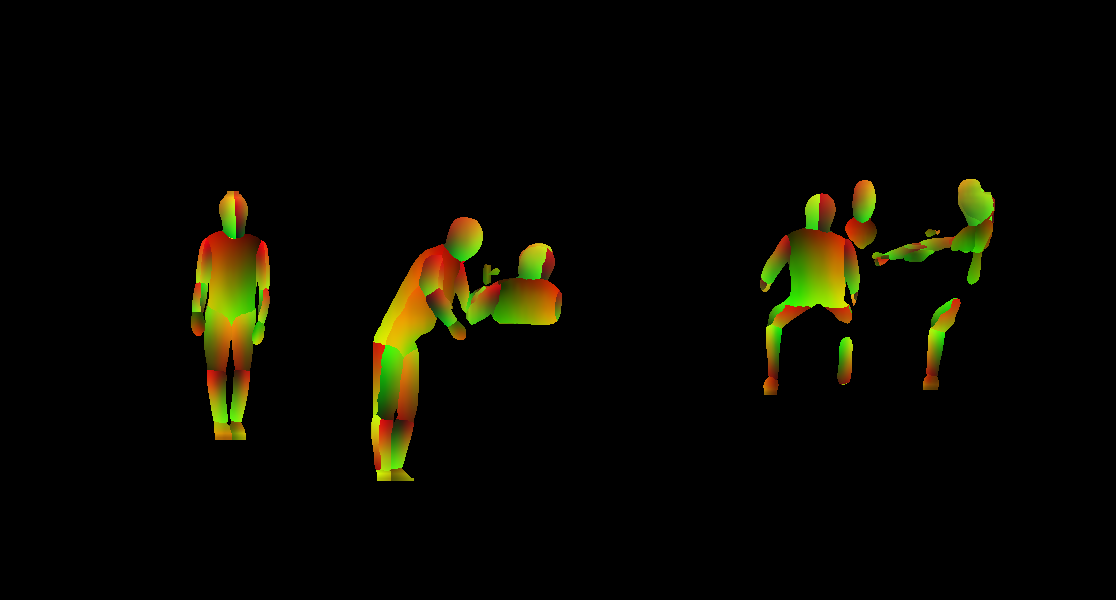
#> input picture DensePoseData/infer_out/demo_im_IUV.png, 1116 x 600 px, given in place of texture_from_SURREAL.png, which was not available
$ jupyter execute --allow-errors DensePose-RCNN-Texture-Transfer.ipynb   (text cells are left out)
#> lines starting #> are read from the running program, lines starting #| are printed output that depends on the picture; pictures that were not available may be replaced by others from this repository, and a replacement may not be noted
[cell 1]
import numpy
import cv2
import matplotlib.pyplot as plt
import numpy as np
#
fig = plt.figure(figsize=[8,8])
Tex_Atlas = cv2.imread('../DensePoseData/demo_data/texture_from_SURREAL.png')[:,:,::-1]/255.
plt.imshow(Tex_Atlas.transpose([1,0,2]));plt.axis('off'); plt.show()
#> after `plt.imshow(Tex_Atlas.transpose([1, 0, 2]))`:
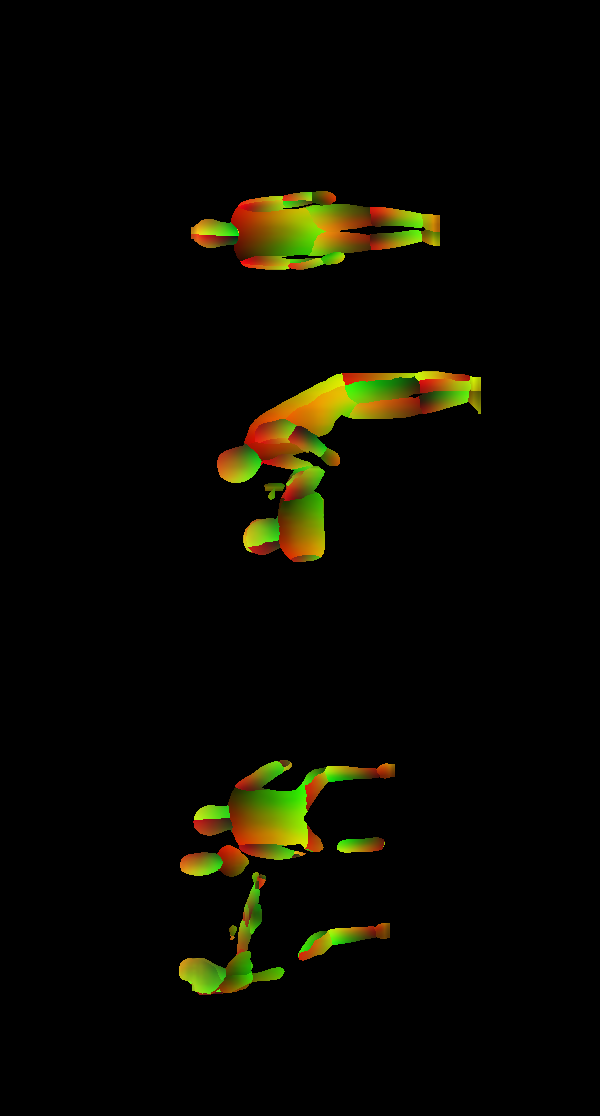
#> shown: shape (1116, 600, 3) float64; mean R, G, B 0.0354, 0.0328, 0.00266
#
TextureIm  = np.zeros([24,200,200,3]);
#
#> (the rest of this cell did not finish here and is left out)

[cell 2]
fig = plt.figure(figsize=[8,8])
Tex_Atlas = cv2.imread('../DensePoseData/demo_data/texture_atlas_200.png')[:,:,::-1]
plt.imshow(Tex_Atlas.transpose([1,0,2]));plt.axis('off'); plt.show()
#> further down, IUV is the input picture: shape (600, 1116, 3); mean B, G, R 0.7, 8.4, 9

[cell 3]
def TransferTexture(TextureIm,im,IUV):
    U = IUV[:,:,1]
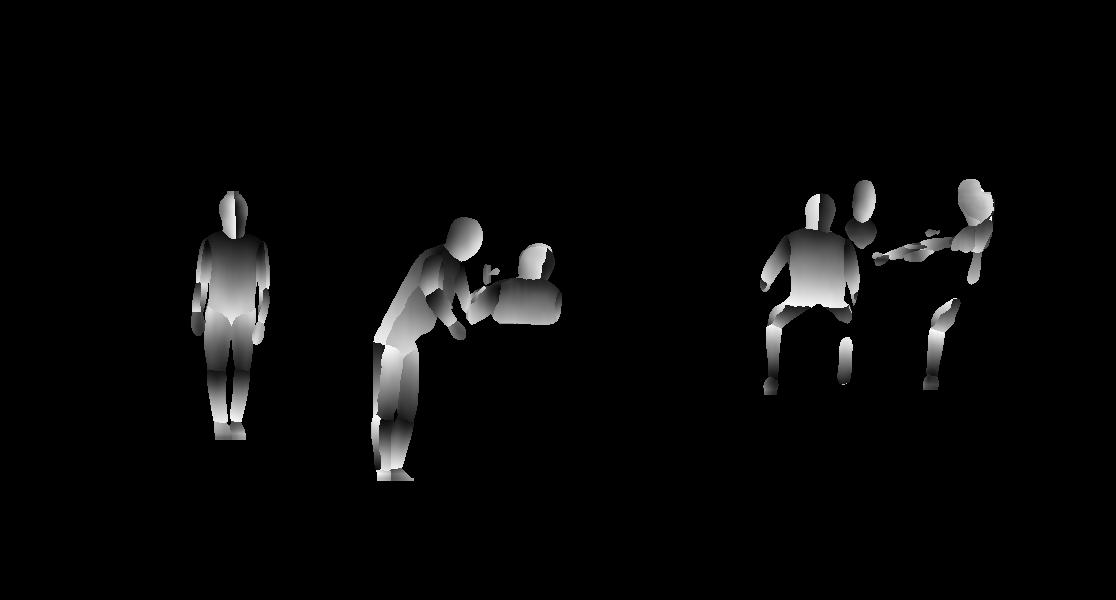
#> U: shape (600, 1116); min 0, max 252, mean 8.4
    V = IUV[:,:,2]
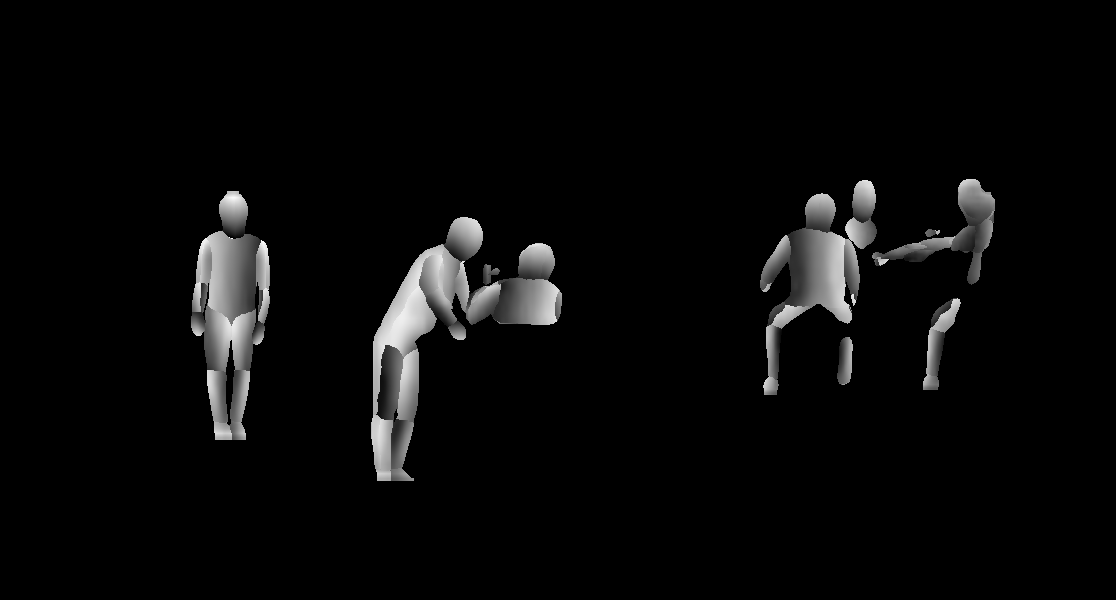
#> V: shape (600, 1116); min 0, max 255, mean 9
    #
    R_im = np.zeros(U.shape)
    G_im = np.zeros(U.shape)
    B_im = np.zeros(U.shape)
    ###
    for PartInd in xrange(1,25):    ## Set to xrange(1,23) to ignore the face part.
        tex = TextureIm[PartInd-1,:,:,:].squeeze() # get texture for each part.
        #####
        R = tex[:,:,0]
        G = tex[:,:,1]
        B = tex[:,:,2]
        ###############
        x,y = np.where(IUV[:,:,0]==PartInd)
        u_current_points = U[x,y]   #  Pixels that belong to this specific part.
        v_current_points = V[x,y]
        ##
        r_current_points = R[((255-v_current_points)*199./255.).astype(int),(u_current_points*199./255.).astype(int)]*255
        g_current_points = G[((255-v_current_points)*199./255.).astype(int),(u_current_points*199./255.).astype(int)]*255
        b_current_points = B[((255-v_current_points)*199./255.).astype(int),(u_current_points*199./255.).astype(int)]*255
        ##  Get the RGB values from the texture images.
        R_im[IUV[:,:,0]==PartInd] = r_current_points
        G_im[IUV[:,:,0]==PartInd] = g_current_points
        B_im[IUV[:,:,0]==PartInd] = b_current_points
#> B_im: shape (600, 1116) float64; every value is 0
    generated_image = np.concatenate((B_im[:,:,np.newaxis],G_im[:,:,np.newaxis],R_im[:,:,np.newaxis]), axis =2 ).astype(np.uint8)
#> generated_image: shape (600, 1116, 3); every value is 0
    BG_MASK = generated_image==0
#> BG_MASK: shape (600, 1116, 3) bool; every value is 1
    generated_image[BG_MASK] = im[BG_MASK]  ## Set the BG as the old image.
    return generated_image

[cell 4]
IUV = cv2.imread('../DensePoseData/demo_data/synth_UV_example.png')
#> (the rest of this cell did not finish here and is left out)

[cell 5]
IUV = cv2.imread('../DensePoseData/infer_out/demo_im_IUV.png')
im  = cv2.imread('../DensePoseData/demo_data/demo_im.jpg')
#######
## Visualize the image with black background
image = TransferTexture(TextureIm,np.zeros(IUV.shape),IUV)
fig = plt.figure(figsize=[14,14])
plt.imshow(image[:,:,::-1]); plt.axis('off'); plt.show()
#######
## Visualize the image with the image as the background.
#> (the rest of this cell did not finish here and is left out)
